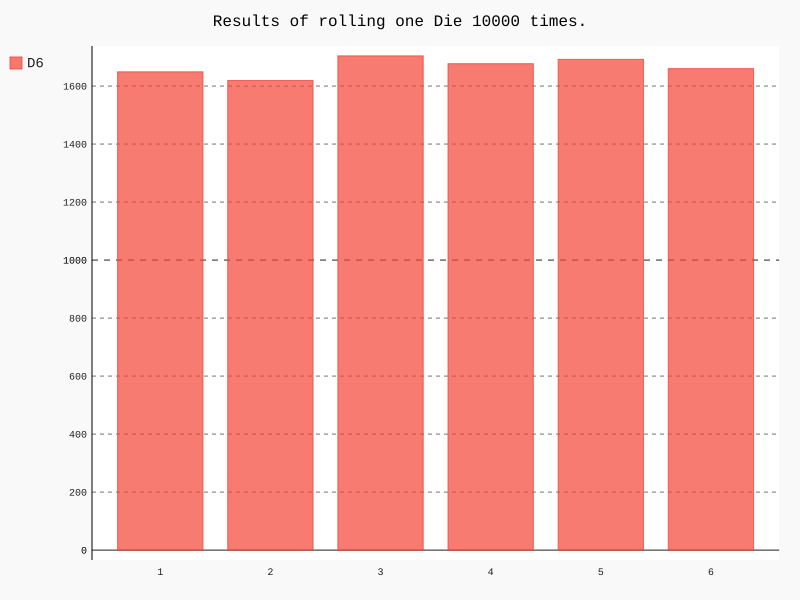

Write the Python code that produced this figure.
# die_visual
# Created by JKChang
# 22/01/2018, 14:43
# Tag:
# Description: die visualization

import pygal

from PPC.Pro2.die import Die

die = Die()
res = []

# rolling die for 10000 times
for roll_number in range(10001):
    re = die.roll()
    res.append(re)

# calculate frequencies
frequencies = []
for value in range(1, die.num_sies + 1):
    frequency = res.count(value)
    frequencies.append(frequency)

# draw histogram of frequencies
hist = pygal.Bar()

hist.title = 'Results of rolling one Die 10000 times.'
hist.x_labels = ['1', '2', '3', '4', '5', '6']
hist._x_title = 'Result'
hist._y_title = 'Frequency of result'

hist.add('D6', frequencies)
hist.render_to_file('die_visual.svg')
